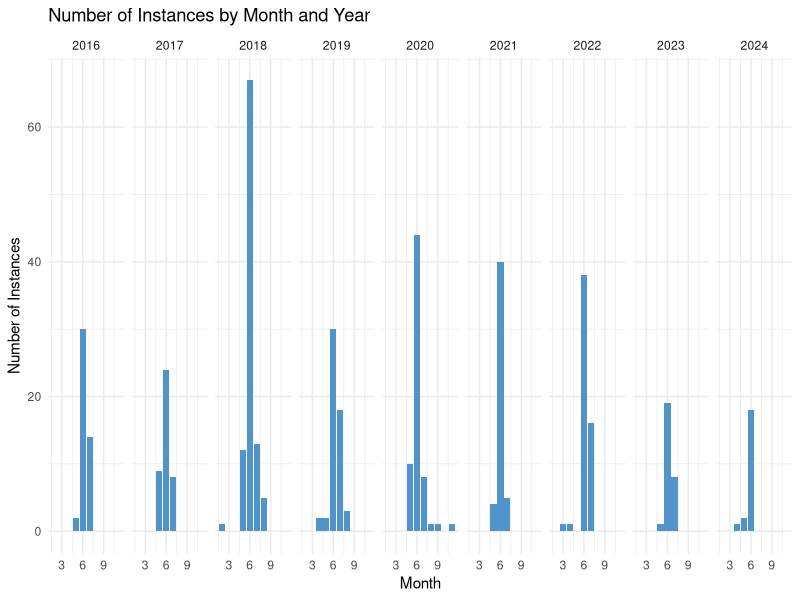

Reproduce this figure in R. (Note: this script raises an error after producing the figure.)
## ---- chunk 1
knitr::opts_chunk$set(echo = TRUE)
library(ggplot2)
## ---- chunk 2
data <-read.csv("UtahFirefly.csv")


ggplot(data, aes(x= Month))+
  geom_bar(fill = "steelblue3") +
  facet_grid(~ Year) +
  labs(title = "Number of Instances by Month and Year", 
       x = "Month", 
       y = "Number of Instances") +
  theme_minimal()
## ---- chunk 3

#make plot of Max Julian day
table_Julian <- table(data$Year, data$Julian)
#find the max count each year
max_col <- apply(table_Julian, 1, which.max)
# create a data frame with year and max julian day
Julian <- as.numeric(colnames(table_Julian)[max_col])
Year <- c(2016, 2017, 2018, 2019, 2020, 2021, 2022, 2023, 2024)
# Create a color gradient
color_gradient <- colorRampPalette(c("steelblue1", "steelblue4"))
# Generate a vector of colors based on Julian values
cols <- color_gradient(100)[as.numeric(cut(Julian, breaks = 100))]
#plot as scatter plot
plot(Year, Julian, main = "Scatterplot of Peak Counts Each Year",
     col = cols,
     pch = 19,       # filled circles
     cex = 1.5,
     ylab = "Julian Day")      # point size

## ---- chunk 4
#create data frame 
Julian_dataframe <- data.frame(ColumnA = Julian, ColumnB = Year)
m1 <- lm( ColumnA ~ ColumnB, data=Julian_dataframe)
# run anova test for p value
anova(m1)
summary(m1)
